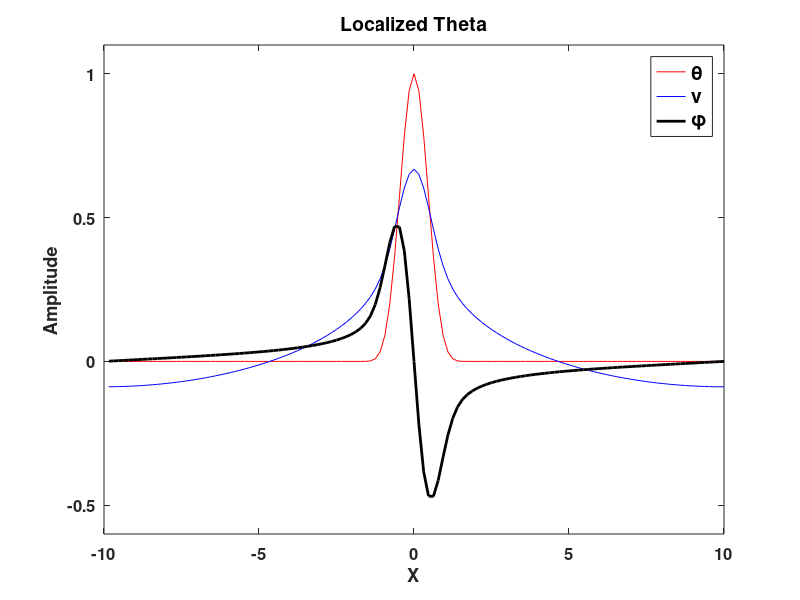

Write the MATLAB code that produced this figure. (Note: this script raises an error after producing the figure.)
%- - - - - - - - - - - - - - - - - - - - - - - - - - - - - - 
% <next few lines under version control, D O  N O T  E D I T>
% $Date$
% $Author$
% $Revision$
% $Id$
%- - - - - - - - - - - - - - - - - - - - - - - - - - - - - -
%
%- - - - - - - - - - - - - - - - - - - - - - - - - - - - - -
% function compareprofiles - compares localization profiles 
%                            in theta and phi.
%                            A cosine bell is used to i
%                            specify the function.
%
%   compareprofiles
% 
%- - - - - - - - - - - - - - - - - - - - - - - - - - - - - -

function compareprofiles

Nx = 128; Ny = 64;
Lx =  20; Ly = 2*5.539118; H=1.0;

%  set coordinates (x,y)
xx = 0:Lx/Nx:Lx;   x = xx(2:Nx+1) - Lx/2;
yy = 0:Ly/Ny:Ly;   y = yy(2:Ny+1) - Ly/2;
[xg, yg] = meshgrid(x,y);

%  fourier wavenumber operators
facx = 2*pi/Lx; 
facy = 2*pi/Ly;

dx = [-Nx/2:Nx/2-1] * (2*pi/Lx);
dy = [-Ny/2:Ny/2-1] * (2*pi/Ly);
[DX DY] = meshgrid(dx,dy);
DX = fftshift(DX);   DY = fftshift(DY);

%	Inversion Parameters
m = sqrt(DX.^2+DY.^2);
m(1,1) = 1; 
IZ = real(1./(m.*tanh(m*H))); 
IZo = real(1./(m.*sinh(m*H))); 
m(1,1) = 0;
IZ(1,1) = 1; IZo(1,1) = 1; 
DZ = 1./IZ; DZo = 1./IZo; 
DZ(1,1) = 0; DZo(1,1) = 0; IZ(1,1) = 0; IZo(1,1) = 0;

%%%%%%%%%%%%%%%%%%%%%%%%%%%%%%%%%%%%%%%%%%%%%%%%%%%%%%%%%%%%%%%%%%%%%%%%%%%%%%%%%%%%

LW = 'linewidth';
lw = 2.0;
FS = 'fontsize';
fs = 14;
FW = 'fontweight';
fw = 'bold';

%%%%%%%%%%%%%%%%%%%%%%%%%%%%%%%%%%%%%%%%%%%%%%%%%%%%%%%%%%%%%%%%%%%%%%%%%%%%%%%%%%%%

x0=0.0; y0=0.0;
a = 2.0; b = a;
amp=16.0;
arg = sqrt(((xg-x0)/4*a).^2 + ((yg-y0)/4*b).^2);
fxy = ((amp/16).*(1+cos(pi.*arg)).^4).*(arg<=1);

%%%%%%%%%%%%%%%%%%%%%%%%%%%%%%%%%%%%%%%%%%%%%%%%%%%%%%%%%%%%%%%%%%%%%%%%%%%%%%%%%%%%

% Localized theta
thT_xy = fxy;
thB_xy = zeros(Ny,Nx);
thT_sp = fft2(thT_xy);
thB_sp = fft2(thB_xy);

% lower boundary
phiB_sp = -IZ.*thB_sp + IZo.*thT_sp; % spectral phi
uB      = -real(ifft2(i*DY.*phiB_sp));
vB      =  real(ifft2(i*DX.*phiB_sp));
phiB_xy =  real(ifft2(phiB_sp));

% upper boundary
phiT_sp = -IZo.*thB_sp + IZ.*thT_sp; % spectral phi
uT   = -real(ifft2(i*DY.*phiT_sp));
vT   =  real(ifft2(i*DX.*phiT_sp));
phiT_xy =  real(ifft2(phiT_sp));

maxval = max(max(abs(thT_xy)));

figure(1); clf;
plot(x,thT_xy(32,:)./maxval,'r',  ...
     x,phiT_xy(32,:)./maxval,'b', ... 
		 x,vT(32,:)./maxval,'k',      ...
		 LW,lw);
xlabel('X',FS,fs,FW,fw)
ylabel('Amplitude',FS,fs,FW,fw)

l = legend('\theta','v','\phi');

axis([-Lx/2 Lx/2 -0.6 1.1]);
h2 = gca;
set(h2,'Fontweight','bold','Fontsize',12);

t = title('Localized Theta');

set(l,FS,fs,FW,fw);
set(t,FS,fs,FW,fw);

savefigure(gcf,'loctheta');
%%%%%%%%%%%%%%%%%%%%%%%%%%%%%%%%%%%%%%%%%%%%%%%%%%%%%%%%%%%%%%%%%%%%%%%%%%%%%%%%%%%%

% Localized phi 
phiT_xy = fxy;
phiT_sp = fft2(phiT_xy);
thT_sp = DZ.*phiT_sp;
thT_xy = real(ifft2(thT_sp));

uT = -real(ifft2(i*DY.*phiT_sp));
vT =  real(ifft2(i*DX.*phiT_sp));

maxval = max(max(abs(thT_xy)));

figure(2); clf;
plot(x,thT_xy(32,:)./maxval,'r',  ...
     x,phiT_xy(32,:)./maxval,'b', ... 
		 x,vT(32,:)./maxval,'k',      ...
		 LW,lw);
xlabel('X',FS,fs,FW,fw)
ylabel('Amplitude',FS,fs,FW,fw)

l = legend('\theta','v','\phi');

axis([-Lx/2 Lx/2 -0.6 1.1]);
h2 = gca;
set(h2,'Fontweight','bold','Fontsize',12);

t = title('Localized Geopotential');

set(l,FS,fs,FW,fw);
set(t,FS,fs,FW,fw);

savefigure(gcf,'locphi');
%%%%%%%%%%%%%%%%%%%%%%%%%%%%%%%%%%%%%%%%%%%%%%%%%%%%%%%%%%%%%%%%%%%%%%%%%%%%%%%%%%%%
